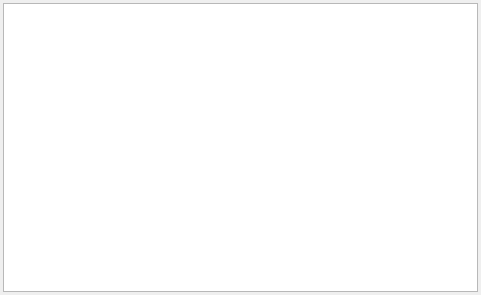
<?xml version="1.0" encoding="UTF-8"?>
<ui version="4.0">
 <class>QWFormDoc</class>
 <widget class="QWidget" name="QWFormDoc">
  <property name="geometry">
   <rect>
    <x>0</x>
    <y>0</y>
    <width>481</width>
    <height>295</height>
   </rect>
  </property>
  <property name="font">
   <font>
    <pointsize>10</pointsize>
   </font>
  </property>
  <property name="windowTitle">
   <string>new document</string>
  </property>
  <layout class="QVBoxLayout" name="verticalLayout">
   <property name="spacing">
    <number>3</number>
   </property>
   <property name="leftMargin">
    <number>3</number>
   </property>
   <property name="topMargin">
    <number>3</number>
   </property>
   <property name="rightMargin">
    <number>3</number>
   </property>
   <property name="bottomMargin">
    <number>3</number>
   </property>
   <item>
    <widget class="QPlainTextEdit" name="plainTextEdit">
     <property name="font">
      <font>
       <family>宋体</family>
       <pointsize>12</pointsize>
      </font>
     </property>
    </widget>
   </item>
  </layout>
 </widget>
 <resources/>
 <connections/>
</ui>
